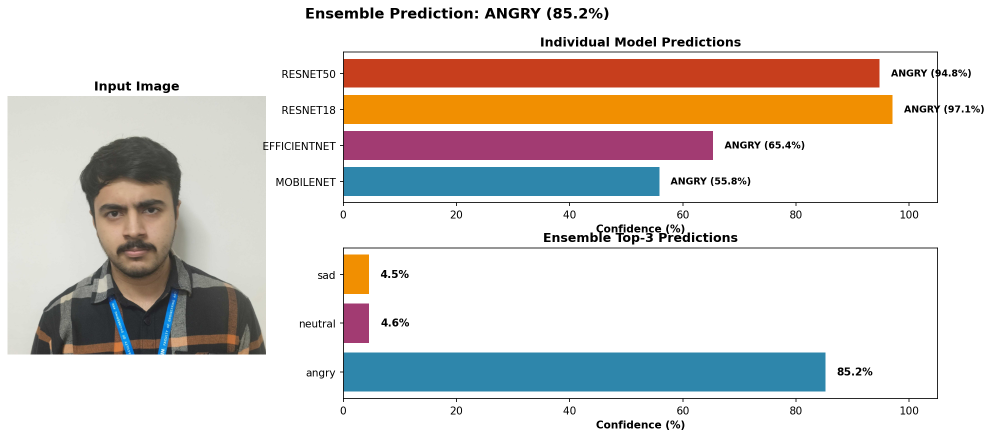
#> input picture ensemble_results/visualizations/test1_ensemble.png, 1983 x 875 px (shown at 1/2 size)
$ python -i predict_onnx_ensemble.py   (imports and definitions only)
#> lines starting #> are read from the running program, lines starting #| are printed output that depends on the picture
"""ONNX Ensemble Emotion Prediction System

Lightweight ensemble system using only ONNX models - no PyTorch required!
Perfect for deployment and sharing with teammates.

Dependencies:
    pip install onnxruntime opencv-python pillow numpy

Features:
- Weighted ensemble of multiple ONNX models
- Automatic quantized model selection (validated models only)
- Face detection preprocessing
- Batch processing
- CSV export

Usage:
    # Single image prediction
    python predict_onnx_ensemble.py --image test.jpg

    # With face detection
    python predict_onnx_ensemble.py --image test.jpg --detect_face

    # Process entire folder
    python predict_onnx_ensemble.py --folder test_images/ --detect_face --quiet

    # Custom model selection
    python predict_onnx_ensemble.py --image test.jpg --models resnet50,resnet18

    # Custom weights
    python predict_onnx_ensemble.py --image test.jpg --weights 0.4,0.3,0.2,0.1
"""

from __future__ import annotations
import argparse
from pathlib import Path
from typing import Dict, List, Tuple
import json
import csv
import numpy as np
from PIL import Image
import cv2
from tqdm import tqdm
import matplotlib.pyplot as plt

try:
    import onnxruntime as ort
except ImportError:
    print("ERROR: onnxruntime not installed!")
    print("Install with: pip install onnxruntime")
    exit(1)


# Emotion labels (must match training order)
EMOTIONS = ['angry', 'disgust', 'fear', 'happy', 'neutral', 'sad', 'surprised']

# Available models
AVAILABLE_MODELS = ['mobilenet', 'efficientnet', 'resnet18', 'resnet50']

# Models that should use quantized versions (based on validation)
QUANTIZATION_WHITELIST = {
    'mobilenet': True,     # 100% agreement, 72.8% size reduction
    'efficientnet': False, # 0% agreement - broken after quantization
    'resnet18': True,      # 100% agreement, 74.9% size reduction
    'resnet50': True,      # 100% agreement, 74.8% size reduction
}

# Recommended weights based on Phase 3 validation accuracy
RECOMMENDED_WEIGHTS = {
    'resnet50': 0.40,    # 72.19% val acc
    'resnet18': 0.30,    # ~65% val acc
    'efficientnet': 0.15, # ~50% val acc
    'mobilenet': 0.15     # ~45% val acc
}


# [39 lines left out: function detect_face, not called in this run]


def preprocess_image(image_path: Path, detect_face_flag: bool = False, verbose: bool = True) -> Tuple[np.ndarray, str]:
    """Load and preprocess image for model input."""
#> called with detect_face_flag = False, verbose = True
    status = "Full image (no face detection)"

    if detect_face_flag:
        face_img = detect_face(image_path, verbose=verbose)
        if face_img is not None:
            img = Image.fromarray(face_img)
            status = "Face detected and cropped"
        else:
            img = Image.open(image_path).convert('RGB')
            status = "No face detected, using full image"
    else:
        img = Image.open(image_path).convert('RGB')

    # Resize to 224×224
    img = img.resize((224, 224), Image.BILINEAR)
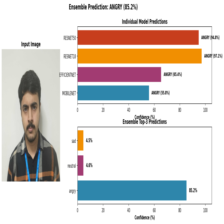
#> img: PIL image 224x224 RGB; mean R, G, B 217.9, 211.8, 207.8

    # Convert to array and normalize to [0, 1]
    img_array = np.array(img).astype(np.float32) / 255.0

    # Transpose to (C, H, W)
    img_array = img_array.transpose(2, 0, 1)

    # Normalize with ImageNet statistics
    mean = np.array([0.485, 0.456, 0.406]).reshape(3, 1, 1)
    std = np.array([0.229, 0.224, 0.225]).reshape(3, 1, 1)
    img_array = (img_array - mean) / std

    # Add batch dimension
    return img_array[np.newaxis, :].astype(np.float32), status


# [615 lines left out: functions load_onnx_models, run_ensemble_inference, aggregate_predictions, print_ensemble_results, visualize_ensemble, process_single_image and 5 more, not called in this run]


# [2 lines not run here, left out]

>>> result = preprocess_image('ensemble_results/visualizations/test1_ensemble.png')

$ run again, on ensemble_results/visualizations/test5_ensemble.png
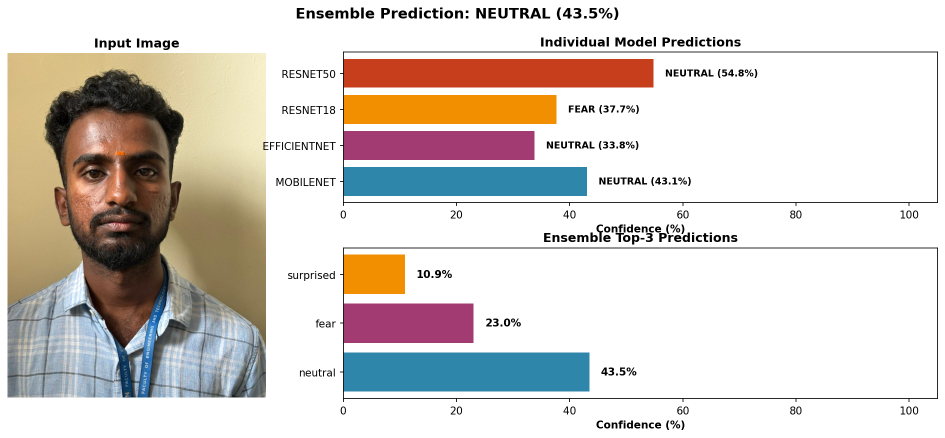
#> input picture ensemble_results/visualizations/test5_ensemble.png, 1890 x 875 px (shown at 1/2 size)
#> in preprocess_image, `img = img.resize((224, 224), Image.BILINEAR)`:
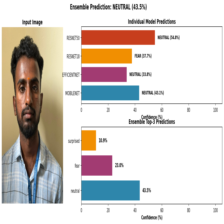
#> img: PIL image 224x224 RGB; mean R, G, B 215, 208.4, 203.1

$ run again, on ensemble_results/visualizations/test6_ensemble.png
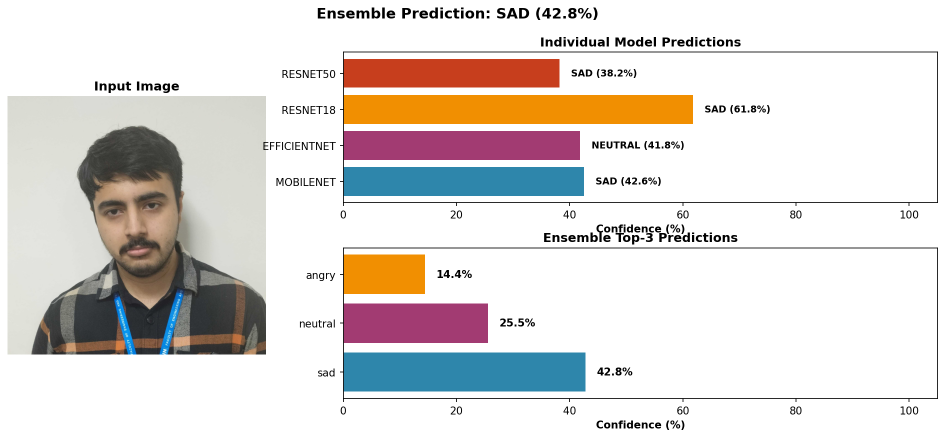
#> input picture ensemble_results/visualizations/test6_ensemble.png, 1890 x 875 px (shown at 1/2 size)
#> in preprocess_image, `img = img.resize((224, 224), Image.BILINEAR)`:
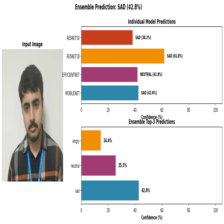
#> img: PIL image 224x224 RGB; mean R, G, B 222.5, 217.3, 214.2

$ run again, on ensemble_results/visualizations/test7_ensemble.png
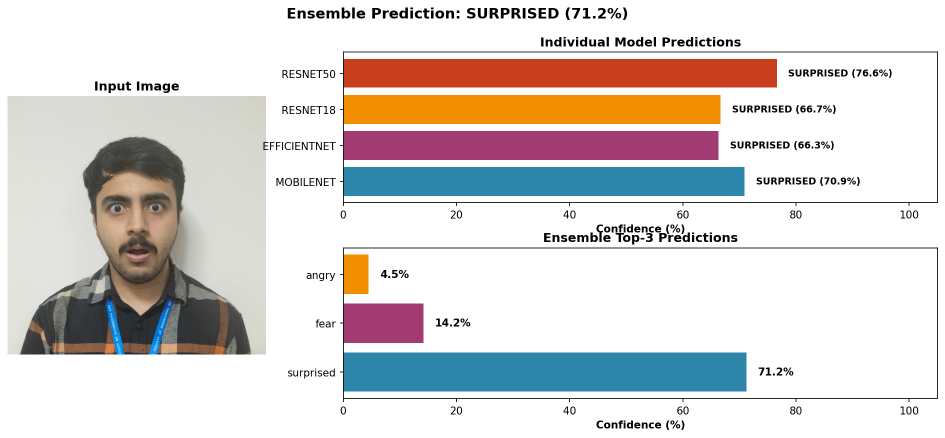
#> input picture ensemble_results/visualizations/test7_ensemble.png, 1890 x 875 px (shown at 1/2 size)
#> in preprocess_image, `img = img.resize((224, 224), Image.BILINEAR)`:
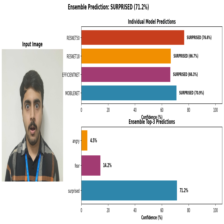
#> img: PIL image 224x224 RGB; mean R, G, B 216.7, 211.7, 209.7
